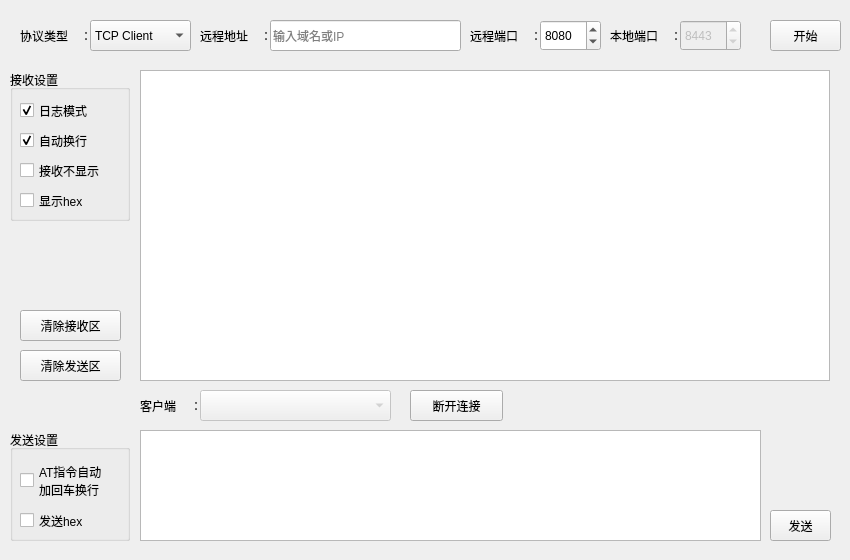
<?xml version="1.0" encoding="UTF-8"?>
<ui version="4.0">
 <class>NetAssist</class>
 <widget class="QWidget" name="NetAssist">
  <property name="geometry">
   <rect>
    <x>0</x>
    <y>0</y>
    <width>850</width>
    <height>560</height>
   </rect>
  </property>
  <property name="windowTitle">
   <string>Form</string>
  </property>
  <widget class="QPushButton" name="send">
   <property name="geometry">
    <rect>
     <x>770</x>
     <y>510</y>
     <width>61</width>
     <height>31</height>
    </rect>
   </property>
   <property name="text">
    <string>发送</string>
   </property>
  </widget>
  <widget class="QPlainTextEdit" name="sendEdit">
   <property name="geometry">
    <rect>
     <x>140</x>
     <y>430</y>
     <width>621</width>
     <height>111</height>
    </rect>
   </property>
  </widget>
  <widget class="QTextEdit" name="receiveEdit">
   <property name="geometry">
    <rect>
     <x>140</x>
     <y>70</y>
     <width>690</width>
     <height>311</height>
    </rect>
   </property>
   <property name="readOnly">
    <bool>true</bool>
   </property>
   <property name="placeholderText">
    <string/>
   </property>
  </widget>
  <widget class="QLabel" name="label_2">
   <property name="geometry">
    <rect>
     <x>200</x>
     <y>20</y>
     <width>61</width>
     <height>31</height>
    </rect>
   </property>
   <property name="text">
    <string>远程地址</string>
   </property>
  </widget>
  <widget class="QLabel" name="label">
   <property name="geometry">
    <rect>
     <x>20</x>
     <y>20</y>
     <width>71</width>
     <height>31</height>
    </rect>
   </property>
   <property name="text">
    <string>协议类型</string>
   </property>
  </widget>
  <widget class="QLabel" name="label_4">
   <property name="geometry">
    <rect>
     <x>610</x>
     <y>20</y>
     <width>71</width>
     <height>31</height>
    </rect>
   </property>
   <property name="text">
    <string>本地端口</string>
   </property>
  </widget>
  <widget class="QComboBox" name="protocol">
   <property name="geometry">
    <rect>
     <x>90</x>
     <y>20</y>
     <width>101</width>
     <height>31</height>
    </rect>
   </property>
   <item>
    <property name="text">
     <string>TCP Client</string>
    </property>
   </item>
   <item>
    <property name="text">
     <string>TCP Server</string>
    </property>
   </item>
   <item>
    <property name="text">
     <string>UDP</string>
    </property>
   </item>
  </widget>
  <widget class="QLabel" name="label_3">
   <property name="geometry">
    <rect>
     <x>470</x>
     <y>20</y>
     <width>71</width>
     <height>31</height>
    </rect>
   </property>
   <property name="text">
    <string>远程端口</string>
   </property>
  </widget>
  <widget class="QLineEdit" name="remoteaddr">
   <property name="geometry">
    <rect>
     <x>270</x>
     <y>20</y>
     <width>191</width>
     <height>31</height>
    </rect>
   </property>
   <property name="text">
    <string/>
   </property>
   <property name="placeholderText">
    <string>输入域名或IP</string>
   </property>
  </widget>
  <widget class="QLabel" name="colon">
   <property name="geometry">
    <rect>
     <x>80</x>
     <y>20</y>
     <width>16</width>
     <height>31</height>
    </rect>
   </property>
   <property name="text">
    <string>：</string>
   </property>
  </widget>
  <widget class="QLabel" name="colon_2">
   <property name="geometry">
    <rect>
     <x>260</x>
     <y>20</y>
     <width>16</width>
     <height>31</height>
    </rect>
   </property>
   <property name="text">
    <string>：</string>
   </property>
  </widget>
  <widget class="QLabel" name="colon_3">
   <property name="geometry">
    <rect>
     <x>530</x>
     <y>20</y>
     <width>16</width>
     <height>31</height>
    </rect>
   </property>
   <property name="text">
    <string>：</string>
   </property>
  </widget>
  <widget class="QLabel" name="colon_4">
   <property name="geometry">
    <rect>
     <x>670</x>
     <y>20</y>
     <width>16</width>
     <height>31</height>
    </rect>
   </property>
   <property name="text">
    <string>：</string>
   </property>
  </widget>
  <widget class="QGroupBox" name="receivegroup">
   <property name="enabled">
    <bool>true</bool>
   </property>
   <property name="geometry">
    <rect>
     <x>10</x>
     <y>70</y>
     <width>120</width>
     <height>151</height>
    </rect>
   </property>
   <property name="title">
    <string>接收设置</string>
   </property>
   <widget class="QCheckBox" name="autonewline">
    <property name="geometry">
     <rect>
      <x>10</x>
      <y>60</y>
      <width>101</width>
      <height>21</height>
     </rect>
    </property>
    <property name="text">
     <string>自动换行</string>
    </property>
    <property name="checked">
     <bool>true</bool>
    </property>
   </widget>
   <widget class="QCheckBox" name="receiveHex">
    <property name="geometry">
     <rect>
      <x>10</x>
      <y>120</y>
      <width>101</width>
      <height>21</height>
     </rect>
    </property>
    <property name="text">
     <string>显示hex</string>
    </property>
   </widget>
   <widget class="QCheckBox" name="islogmode">
    <property name="geometry">
     <rect>
      <x>10</x>
      <y>30</y>
      <width>101</width>
      <height>21</height>
     </rect>
    </property>
    <property name="text">
     <string>日志模式</string>
    </property>
    <property name="checked">
     <bool>true</bool>
    </property>
   </widget>
   <widget class="QCheckBox" name="receivenoshow">
    <property name="geometry">
     <rect>
      <x>10</x>
      <y>90</y>
      <width>101</width>
      <height>21</height>
     </rect>
    </property>
    <property name="text">
     <string>接收不显示</string>
    </property>
   </widget>
  </widget>
  <widget class="QPushButton" name="clearsend">
   <property name="geometry">
    <rect>
     <x>20</x>
     <y>350</y>
     <width>101</width>
     <height>31</height>
    </rect>
   </property>
   <property name="text">
    <string>清除发送区</string>
   </property>
  </widget>
  <widget class="QGroupBox" name="sendgroup">
   <property name="geometry">
    <rect>
     <x>10</x>
     <y>430</y>
     <width>120</width>
     <height>111</height>
    </rect>
   </property>
   <property name="title">
    <string>发送设置</string>
   </property>
   <widget class="QCheckBox" name="atnewline">
    <property name="geometry">
     <rect>
      <x>10</x>
      <y>30</y>
      <width>101</width>
      <height>41</height>
     </rect>
    </property>
    <property name="text">
     <string>AT指令自动
加回车换行</string>
    </property>
   </widget>
   <widget class="QCheckBox" name="sendHex">
    <property name="geometry">
     <rect>
      <x>10</x>
      <y>80</y>
      <width>101</width>
      <height>21</height>
     </rect>
    </property>
    <property name="text">
     <string>发送hex</string>
    </property>
   </widget>
  </widget>
  <widget class="QPushButton" name="clearreceive">
   <property name="geometry">
    <rect>
     <x>20</x>
     <y>310</y>
     <width>101</width>
     <height>31</height>
    </rect>
   </property>
   <property name="text">
    <string>清除接收区</string>
   </property>
  </widget>
  <widget class="QPushButton" name="startclose">
   <property name="geometry">
    <rect>
     <x>770</x>
     <y>20</y>
     <width>71</width>
     <height>31</height>
    </rect>
   </property>
   <property name="text">
    <string>开始</string>
   </property>
  </widget>
  <widget class="QLabel" name="label_5">
   <property name="geometry">
    <rect>
     <x>140</x>
     <y>390</y>
     <width>51</width>
     <height>31</height>
    </rect>
   </property>
   <property name="text">
    <string>客户端</string>
   </property>
  </widget>
  <widget class="QLabel" name="colon_5">
   <property name="geometry">
    <rect>
     <x>190</x>
     <y>390</y>
     <width>16</width>
     <height>31</height>
    </rect>
   </property>
   <property name="text">
    <string>：</string>
   </property>
  </widget>
  <widget class="QComboBox" name="clientlist">
   <property name="enabled">
    <bool>false</bool>
   </property>
   <property name="geometry">
    <rect>
     <x>200</x>
     <y>390</y>
     <width>191</width>
     <height>31</height>
    </rect>
   </property>
  </widget>
  <widget class="QSpinBox" name="remoteport">
   <property name="geometry">
    <rect>
     <x>540</x>
     <y>20</y>
     <width>61</width>
     <height>31</height>
    </rect>
   </property>
   <property name="minimum">
    <number>1</number>
   </property>
   <property name="maximum">
    <number>65535</number>
   </property>
   <property name="value">
    <number>8080</number>
   </property>
  </widget>
  <widget class="QSpinBox" name="localport">
   <property name="enabled">
    <bool>false</bool>
   </property>
   <property name="geometry">
    <rect>
     <x>680</x>
     <y>20</y>
     <width>61</width>
     <height>31</height>
    </rect>
   </property>
   <property name="minimum">
    <number>1</number>
   </property>
   <property name="maximum">
    <number>65535</number>
   </property>
   <property name="value">
    <number>8443</number>
   </property>
  </widget>
  <widget class="QPushButton" name="disconnclient">
   <property name="geometry">
    <rect>
     <x>410</x>
     <y>390</y>
     <width>93</width>
     <height>31</height>
    </rect>
   </property>
   <property name="text">
    <string>断开连接</string>
   </property>
  </widget>
 </widget>
 <resources/>
 <connections/>
</ui>
